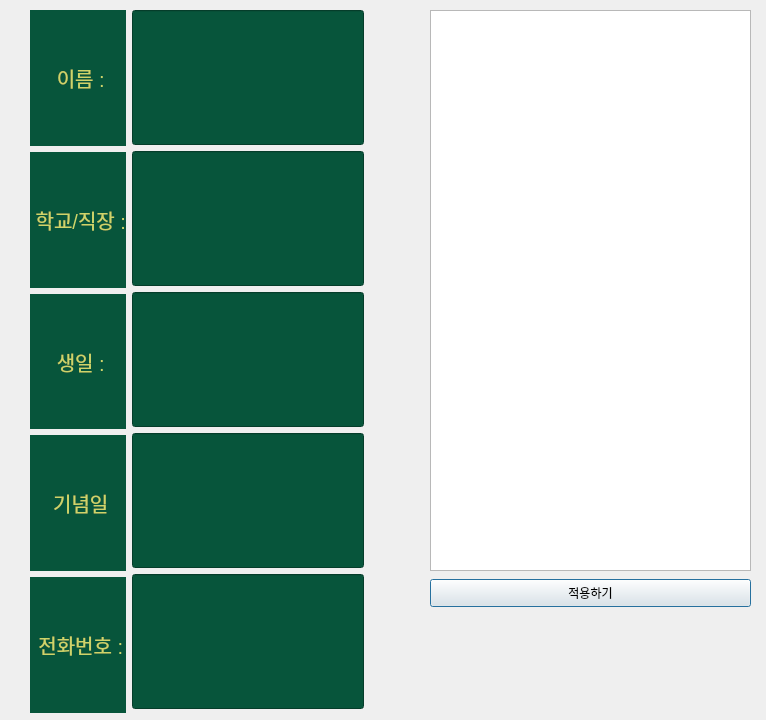
<?xml version="1.0" encoding="UTF-8"?>
<ui version="4.0">
 <class>Dialog</class>
 <widget class="QDialog" name="Dialog">
  <property name="geometry">
   <rect>
    <x>0</x>
    <y>0</y>
    <width>766</width>
    <height>720</height>
   </rect>
  </property>
  <property name="minimumSize">
   <size>
    <width>640</width>
    <height>720</height>
   </size>
  </property>
  <property name="windowTitle">
   <string>Dialog</string>
  </property>
  <widget class="QPushButton" name="pushButton">
   <property name="geometry">
    <rect>
     <x>430</x>
     <y>579</y>
     <width>321</width>
     <height>28</height>
    </rect>
   </property>
   <property name="text">
    <string>적용하기</string>
   </property>
  </widget>
  <widget class="QTextEdit" name="textEdit_m">
   <property name="geometry">
    <rect>
     <x>430</x>
     <y>10</y>
     <width>321</width>
     <height>561</height>
    </rect>
   </property>
   <property name="font">
    <font>
     <family>Agency FB</family>
     <pointsize>15</pointsize>
    </font>
   </property>
  </widget>
  <widget class="QWidget" name="layoutWidget">
   <property name="geometry">
    <rect>
     <x>30</x>
     <y>10</y>
     <width>334</width>
     <height>703</height>
    </rect>
   </property>
   <layout class="QHBoxLayout" name="horizontalLayout">
    <item>
     <layout class="QVBoxLayout" name="verticalLayout_2">
      <item>
       <widget class="QLabel" name="label_12">
        <property name="font">
         <font>
          <pointsize>15</pointsize>
         </font>
        </property>
        <property name="styleSheet">
         <string notr="true">background-color: rgb(7, 85, 59);
color:rgb(206, 212, 106);
</string>
        </property>
        <property name="text">
         <string> 이름 :</string>
        </property>
        <property name="alignment">
         <set>Qt::AlignCenter</set>
        </property>
       </widget>
      </item>
      <item>
       <widget class="QLabel" name="label_18">
        <property name="font">
         <font>
          <pointsize>15</pointsize>
         </font>
        </property>
        <property name="styleSheet">
         <string notr="true">background-color: rgb(7, 85, 59);
color:rgb(206, 212, 106);
</string>
        </property>
        <property name="text">
         <string> 학교/직장 :</string>
        </property>
        <property name="alignment">
         <set>Qt::AlignCenter</set>
        </property>
       </widget>
      </item>
      <item>
       <widget class="QLabel" name="label_19">
        <property name="font">
         <font>
          <pointsize>15</pointsize>
         </font>
        </property>
        <property name="styleSheet">
         <string notr="true">background-color: rgb(7, 85, 59);
color:rgb(206, 212, 106);
</string>
        </property>
        <property name="text">
         <string> 생일 :</string>
        </property>
        <property name="alignment">
         <set>Qt::AlignCenter</set>
        </property>
       </widget>
      </item>
      <item>
       <widget class="QLabel" name="label_20">
        <property name="font">
         <font>
          <pointsize>15</pointsize>
         </font>
        </property>
        <property name="styleSheet">
         <string notr="true">background-color: rgb(7, 85, 59);
color:rgb(206, 212, 106);
</string>
        </property>
        <property name="text">
         <string> 기념일</string>
        </property>
        <property name="alignment">
         <set>Qt::AlignCenter</set>
        </property>
       </widget>
      </item>
      <item>
       <widget class="QLabel" name="label_16">
        <property name="font">
         <font>
          <pointsize>15</pointsize>
         </font>
        </property>
        <property name="styleSheet">
         <string notr="true">background-color: rgb(7, 85, 59);
color:rgb(206, 212, 106);
</string>
        </property>
        <property name="text">
         <string> 전화번호 :</string>
        </property>
        <property name="alignment">
         <set>Qt::AlignCenter</set>
        </property>
       </widget>
      </item>
     </layout>
    </item>
    <item>
     <layout class="QVBoxLayout" name="verticalLayout_3">
      <item>
       <widget class="QLineEdit" name="lineEdit_1">
        <property name="minimumSize">
         <size>
          <width>0</width>
          <height>135</height>
         </size>
        </property>
        <property name="font">
         <font>
          <pointsize>18</pointsize>
          <weight>75</weight>
          <bold>true</bold>
         </font>
        </property>
        <property name="styleSheet">
         <string notr="true">background-color: rgb(7, 85, 59);
color:rgb(206, 212, 106);
</string>
        </property>
        <property name="text">
         <string/>
        </property>
        <property name="alignment">
         <set>Qt::AlignCenter</set>
        </property>
       </widget>
      </item>
      <item>
       <widget class="QLineEdit" name="lineEdit_2">
        <property name="minimumSize">
         <size>
          <width>0</width>
          <height>135</height>
         </size>
        </property>
        <property name="font">
         <font>
          <pointsize>18</pointsize>
          <weight>75</weight>
          <bold>true</bold>
         </font>
        </property>
        <property name="styleSheet">
         <string notr="true">background-color: rgb(7, 85, 59);
color:rgb(206, 212, 106);
</string>
        </property>
        <property name="text">
         <string/>
        </property>
        <property name="alignment">
         <set>Qt::AlignCenter</set>
        </property>
       </widget>
      </item>
      <item>
       <widget class="QLineEdit" name="lineEdit_3">
        <property name="minimumSize">
         <size>
          <width>0</width>
          <height>135</height>
         </size>
        </property>
        <property name="font">
         <font>
          <pointsize>18</pointsize>
          <weight>75</weight>
          <bold>true</bold>
         </font>
        </property>
        <property name="styleSheet">
         <string notr="true">background-color: rgb(7, 85, 59);
color:rgb(206, 212, 106);
</string>
        </property>
        <property name="alignment">
         <set>Qt::AlignCenter</set>
        </property>
       </widget>
      </item>
      <item>
       <widget class="QLineEdit" name="lineEdit_4">
        <property name="minimumSize">
         <size>
          <width>0</width>
          <height>135</height>
         </size>
        </property>
        <property name="font">
         <font>
          <pointsize>18</pointsize>
          <weight>75</weight>
          <bold>true</bold>
         </font>
        </property>
        <property name="styleSheet">
         <string notr="true">background-color: rgb(7, 85, 59);
color:rgb(206, 212, 106);
</string>
        </property>
        <property name="alignment">
         <set>Qt::AlignCenter</set>
        </property>
       </widget>
      </item>
      <item>
       <widget class="QLineEdit" name="lineEdit_5">
        <property name="minimumSize">
         <size>
          <width>0</width>
          <height>135</height>
         </size>
        </property>
        <property name="font">
         <font>
          <pointsize>18</pointsize>
          <weight>75</weight>
          <bold>true</bold>
         </font>
        </property>
        <property name="styleSheet">
         <string notr="true">background-color: rgb(7, 85, 59);
color:rgb(206, 212, 106);
</string>
        </property>
        <property name="alignment">
         <set>Qt::AlignCenter</set>
        </property>
       </widget>
      </item>
     </layout>
    </item>
   </layout>
  </widget>
 </widget>
 <resources/>
 <connections>
  <connection>
   <sender>pushButton</sender>
   <signal>clicked()</signal>
   <receiver>Dialog</receiver>
   <slot>n2_3_Dclick_open()</slot>
   <hints>
    <hint type="sourcelabel">
     <x>612</x>
     <y>594</y>
    </hint>
    <hint type="destinationlabel">
     <x>611</x>
     <y>643</y>
    </hint>
   </hints>
  </connection>
 </connections>
 <slots>
  <slot>n2_3_Dclick_open()</slot>
 </slots>
</ui>
